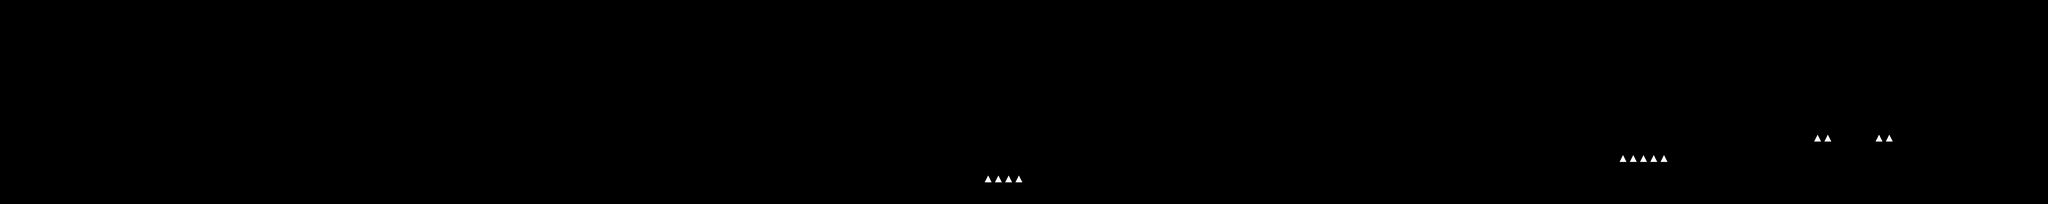

This game map was drawn from its Tiled (.tmx) file and the tilesets committed beside it. A one-line description and the trimmed map source follow:
An orthogonal 200x20 tile map with 64x64 px tiles, 2 tile layers (tileLayer, hazardLayer) and 307 objects (140x color, 70x coin, 13x flyer, 12x plant2, 9x walker, ...).

<map version="1.0" orientation="orthogonal" renderorder="right-down" width="200" height="20" tilewidth="64" tileheight="64" nextobjectid="417">
    <tileset firstgid="1" name="worlds" tilewidth="64" tileheight="64" spacing="16" margin="8" tilecount="9" columns="9">
        <image source="tiles.png" width="720" height="80" />
    </tileset>
    <layer name="tileLayer" width="200" height="20">
        <data>[4000 cells, 896 non-empty, 8 distinct tile ids]</data>
    </layer>
    <objectgroup name="gameObjects">
        <object id="1" name="player" x="128" y="1024" width="64" height="128" />
        <object id="2" name="walker" x="1856" y="960" width="64" height="128" />
        <object id="3" name="staticshooter" x="3008" y="1024" width="64" height="128" />
        <object id="4" name="walker" x="1600" y="960" width="64" height="128" />
        <object id="5" name="staticshooter" x="3392" y="960" width="64" height="128" />
        <object id="6" name="walker" x="5376" y="1024" width="64" height="128" />
        <object id="8" name="jumper" x="6336" y="1024" width="64" height="128" />
        <object id="7" name="jumper" x="7488" y="960" width="64" height="128" />
        <object id="9" name="walker" x="8256" y="832" width="64" height="128" />
        <object id="10" name="staticshooter" x="10624" y="704" width="64" height="128" />
        <object id="11" name="jumper" x="12544" y="640" width="64" height="128" />
        <object id="12" name="flyer" x="832" y="640" width="64" height="128" />
        <object id="13" name="flyer" x="5888" y="640" width="64" height="128" />
        <object id="14" name="flyer" x="6784" y="768" width="64" height="128" />
        <object id="15" name="staticshooter" x="7616" y="960" width="64" height="128" />
        <object id="16" name="staticshooter" x="9152" y="832" width="64" height="128" />
        <object id="17" name="staticshooter" x="9408" y="768" width="64" height="128" />
        <object id="19" name="coin" x="576" y="1024" width="64" height="64" />
        <object id="21" name="powerup" x="7484" y="58" width="64" height="64" />
        <object id="22" name="powerup" x="7550" y="58" width="64" height="64" />
        <object id="24" name="exit" x="12672" y="448" width="128" height="192" />
        <object id="50" name="flyer" x="10944" y="704" width="64" height="128" />
        <object id="51" name="jumper" x="9728" y="768" width="64" height="128" />
        <object id="52" name="spike" x="2816" y="384" width="64" height="64" />
        <object id="53" name="spike" x="5120" y="384" width="64" height="64" />
        <object id="54" name="spike" x="7296" y="768" width="64" height="64" />
        <object id="55" name="spike" x="9280" y="384" width="64" height="64" />
        <object id="56" name="spike" x="12352" y="384" width="64" height="64" />
        <object id="58" name="coin" x="5568" y="512" width="64" height="64" />
        <object id="59" name="coin" x="5504" y="512" width="64" height="64" />
        <object id="64" name="coin" x="8128" y="832" width="64" height="64" />
        <object id="257" name="walker" x="4608" y="768" width="64" height="128" />
        <object id="258" name="walker" x="4288" y="768" width="64" height="128" />
        <object id="259" name="walker" x="8960" y="896" width="64" height="128" />
        <object id="260" name="coin" x="512" y="1024" width="64" height="64" />
        <object id="261" name="coin" x="1024" y="384" width="64" height="64" />
        <object id="262" name="coin" x="1088" y="384" width="64" height="64" />
        <object id="263" name="coin" x="2048" y="768" width="64" height="64" />
        <object id="264" name="coin" x="1984" y="768" width="64" height="64" />
        <object id="265" name="coin" x="2560" y="1024" width="64" height="64" />
        <object id="266" name="coin" x="2624" y="1024" width="64" height="64" />
        <object id="267" name="coin" x="4096" y="766" width="64" height="64" />
        <object id="268" name="coin" x="4160" y="766" width="64" height="64" />
        <object id="269" name="coin" x="4224" y="766" width="64" height="64" />
        <object id="270" name="coin" x="4288" y="766" width="64" height="64" />
        <object id="271" name="coin" x="4352" y="766" width="64" height="64" />
        <object id="272" name="coin" x="4416" y="766" width="64" height="64" />
        <object id="273" name="coin" x="4480" y="766" width="64" height="64" />
        <object id="274" name="coin" x="4544" y="766" width="64" height="64" />
        <object id="275" name="coin" x="4032" y="766" width="64" height="64" />
        <object id="276" name="coin" x="5504" y="896" width="64" height="64" />
        <object id="277" name="coin" x="5632" y="768" width="64" height="64" />
        <object id="278" name="coin" x="7168" y="960" width="64" height="64" />
        <object id="279" name="coin" x="7232" y="960" width="64" height="64" />
        <object id="280" name="coin" x="7296" y="960" width="64" height="64" />
        <object id="281" name="coin" x="8320" y="832" width="64" height="64" />
        <object id="282" name="coin" x="8384" y="832" width="64" height="64" />
        <object id="283" name="coin" x="8448" y="832" width="64" height="64" />
        <object id="284" name="coin" x="8256" y="832" width="64" height="64" />
        <object id="285" name="coin" x="8192" y="832" width="64" height="64" />
        <object id="286" name="coin" x="9792" y="768" width="64" height="64" />
        <object id="287" name="coin" x="10176" y="640" width="64" height="64" />
        <object id="288" name="coin" x="10112" y="704" width="64" height="64" />
        <object id="289" name="coin" x="10240" y="576" width="64" height="64" />
        <object id="290" name="coin" x="11072" y="640" width="64" height="64" />
        <object id="291" name="coin" x="11136" y="640" width="64" height="64" />
        <object id="292" name="coin" x="11200" y="640" width="64" height="64" />
        <object id="293" name="coin" x="11264" y="640" width="64" height="64" />
        <object id="294" name="coin" x="11456" y="640" width="64" height="64" />
        <object id="299" name="coin" x="11584" y="640" width="64" height="64" />
        <object id="300" name="coin" x="11520" y="640" width="64" height="64" />
        <object id="301" name="coin" x="11840" y="640" width="64" height="64" />
        <object id="302" name="coin" x="11904" y="640" width="64" height="64" />
        <object id="303" name="coin" x="11968" y="640" width="64" height="64" />
        <object id="304" name="coin" x="12032" y="640" width="64" height="64" />
        <object id="305" name="coin" x="11648" y="640" width="64" height="64" />
        <object id="306" name="coin" x="12160" y="896" width="64" height="64" />
        <object id="308" name="coin" x="12480" y="832" width="64" height="64" />
        <object id="309" name="coin" x="12480" y="768" width="64" height="64" />
        <object id="310" name="coin" x="12416" y="832" width="64" height="64" />
        <object id="311" name="coin" x="12608" y="704" width="64" height="64" />
        <object id="312" name="coin" x="12608" y="640" width="64" height="64" />
        <object id="313" name="coin" x="12544" y="704" width="64" height="64" />
        <object id="314" name="walker" x="12224" y="896" width="64" height="128" />
        <object id="315" name="flyer" x="2752" y="1024" width="64" height="128" />
        <object id="317" name="flyer" x="2560" y="896" width="64" height="128" />
        </objectgroup>
    <layer name="hazardLayer" width="200" height="20">
        <data>[4000 cells, 14 non-empty, 2 distinct tile ids]</data>
    </layer>
    <objectgroup name="colors">
        <!-- 179 objects omitted --></objectgroup>
    <objectgroup name="background">
        <!-- 10 objects omitted --></objectgroup>
</map>
<!-- 221 of 307 objects omitted -->
